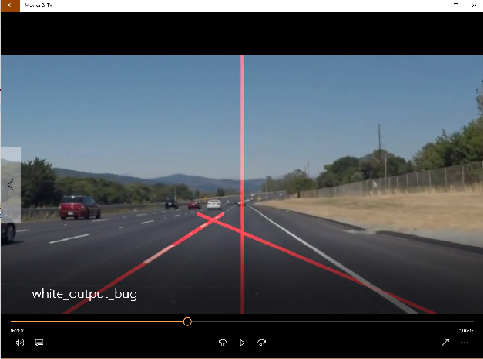
#> input picture video-bug.png, 483 x 359 px; its folder holds only this picture in this run
$ python -i LaneLinesMarker.py   (imports and definitions only)
#> lines starting #> are read from the running program, lines starting #| are printed output that depends on the picture; after the words box and inside, x2 and y2 are one past the last pixel; in counts of white or black regions, pixels touching at a corner belong together
import matplotlib.image as mpimg
import numpy as np
import cv2
import os


# const values
DEFAULT_LOW_CANNY_THRESHOLD = 50
DEFAULT_THICKNESS = 5
LEFT_BOUNDARY_RATIO = .104
PROCESSED_FILE = "processed_images/%s"
REGION_OF_INTEREST_LEFT_BOUND_RATIO = .458
REGION_OF_INTEREST_RIGHT_BOUND_RATIO = .542
REGION_OF_INTEREST_HEIGHT_RATIO = .611
RGB_RED = [255, 0, 0]
RIGHT_BOUNDARY_RATIO = .958
SHAPE_X_INDEX = 1
SHAPE_Y_INDEX = 0
TEST_FILE = "test_images/%s"
TEST_IMAGE_DIR = "test_images/"
THRESHOLD_RATIO = 3


def grayscale(img):
    """Applies the Grayscale transform
    This will return an image with only one color channel
    but NOTE: to see the returned image as grayscale
    (assuming your grayscaled image is called 'gray')
    you should call plt.imshow(gray, cmap='gray')"""
    return cv2.cvtColor(img, cv2.COLOR_RGB2GRAY)
    # Or use BGR2GRAY if you read an image with cv2.imread()
    # return cv2.cvtColor(img, cv2.COLOR_BGR2GRAY)


def canny(img, low_threshold, high_threshold):
    """Applies the Canny transform"""
    return cv2.Canny(img, low_threshold, high_threshold)


def gaussian_blur(img, kernel_size):
    """Applies a Gaussian Noise kernel"""
    return cv2.GaussianBlur(img, (kernel_size, kernel_size), 0)


def region_of_interest(img, vertices):
    """
    Applies an image mask.

    Only keeps the region of the image defined by the polygon
    formed from `vertices`. The rest of the image is set to black.
    """
    # defining a blank mask to start with
    mask = np.zeros_like(img)

    # defining a 3 channel or 1 channel color to fill the mask with depending on the input image
    if len(img.shape) > 2:
        channel_count = img.shape[2]  # i.e. 3 or 4 depending on your image
        ignore_mask_color = (255,) * channel_count
    else:
        ignore_mask_color = 255

    # filling pixels inside the polygon defined by "vertices" with the fill color
    cv2.fillPoly(mask, vertices, ignore_mask_color)

    # returning the image only where mask pixels are nonzero
    masked_image = cv2.bitwise_and(img, mask)
    return masked_image

def draw_lines(img, lines, color=RGB_RED, thickness=DEFAULT_THICKNESS):
    """
    NOTE: this is the function you might want to use as a starting point once you want to
    average/extrapolate the line segments you detect to map out the full
    extent of the lane (going from the result shown in raw-lines-example.mp4
    to that shown in P1_example.mp4).

    Think about things like separating line segments by their
    slope ((y2-y1)/(x2-x1)) to decide which segments are part of the left
    line vs. the right line.  Then, you can average the position of each of
    the lines and extrapolate to the top and bottom of the lane.

    This function draws `lines` with `color` and `thickness`.
    Lines are drawn on the image inplace (mutates the image).
    If you want to make the lines semi-transparent, think about combining
    this function with the weighted_img() function below
    """
    for line in lines:
        for x1, y1, x2, y2 in line:
            cv2.line(img, (x1, y1), (x2, y2), color, thickness)

# Method for drawing extrapolated lane lines. It includes the following additional attributes compared to "draw_lines":
# width: The width of the image
# bottom_height: The Y value at the bottom of the image (Y height)
# top_height: The Y value at the top of the region of interest trapezoid.
def draw_extrapolated_lines(img, lines, width, bottom_height, top_height, color=RGB_RED, thickness=DEFAULT_THICKNESS):
    middle = int(width / 2)
    left_array = []
    right_array = []

    for line in lines:
        for x1, y1, x2, y2 in line:
            # There should be no instance where a line segment crosses between the middle of the image
            if x1 < middle:
                left_array.append((x1, y1))
                left_array.append((x2, y2))
            else:
                right_array.append((x1, y1))
                right_array.append((x2, y2))

    # Generate a y=mx+b formula
    left_formula = np.polyfit(np.array(left_array)[:, 0], np.array(left_array)[:, 1], 1)
    right_formula = np.polyfit(np.array(right_array)[:, 0], np.array(right_array)[:, 1], 1)

    left_m = left_formula[0]
    left_b = left_formula[1]

    right_m = right_formula[0]
    right_b = right_formula[1]

    # Calculate the x positions based on the parameter bottom / top heights.
    left_x_bottom = (bottom_height - left_b) / left_m
    left_x_top = (top_height - left_b) / left_m
    right_x_bottom = (bottom_height - right_b) / right_m
    right_x_top = (top_height - right_b) / right_m

    # Draw a line from the bottom of the image to the specified maximum height
    cv2.line(img, (int(left_x_bottom), bottom_height), (int(left_x_top), top_height), color, thickness)
    cv2.line(img, (int(right_x_bottom), bottom_height), (int(right_x_top), top_height), color, thickness)


def hough_lines(img, rho, theta, threshold, min_line_len, max_line_gap, width, bottom_height, top_height):
    """
    `img` should be the output of a Canny transform.

    Returns an image with hough lines drawn.
    """
    lines = cv2.HoughLinesP(img, rho, theta, threshold, np.array([]), minLineLength=min_line_len,
                            maxLineGap=max_line_gap)
    line_img = np.zeros((img.shape[0], img.shape[1], 3), dtype=np.uint8)
    draw_extrapolated_lines(line_img, lines, width, bottom_height, top_height)
    return line_img


# Python 3 has support for cool math symbols.
def weighted_img(img, initial_img, α=0.8, β=1., λ=0.):
    """
    `img` is the output of the hough_lines(), An image with lines drawn on it.
    Should be a blank image (all black) with lines drawn on it.

    `initial_img` should be the image before any processing.

    The result image is computed as follows:

    initial_img * α + img * β + λ
    NOTE: initial_img and img must be the same shape!
    """
    return cv2.addWeighted(initial_img, α, img, β, λ)


# Helper method for processing the image and applying the lines
def process_image(image):
    copied_image = np.copy(image)
    ysize = image.shape[SHAPE_Y_INDEX]
    xsize = image.shape[SHAPE_X_INDEX]

    # Apply grayscale, blur and canny edges
    gray = grayscale(copied_image)
    blur_gray = gaussian_blur(gray, 5)
    edges = canny(blur_gray, DEFAULT_LOW_CANNY_THRESHOLD, DEFAULT_LOW_CANNY_THRESHOLD*THRESHOLD_RATIO)

    leftmost = int(xsize * LEFT_BOUNDARY_RATIO)
    rightmost = int(xsize * RIGHT_BOUNDARY_RATIO)
    region_height = int(ysize * REGION_OF_INTEREST_HEIGHT_RATIO)
    region_left = int(xsize * REGION_OF_INTEREST_LEFT_BOUND_RATIO)
    region_right = int(xsize * REGION_OF_INTEREST_RIGHT_BOUND_RATIO)

    # Using a trapezoid instead of a triangle allows more evenness between
    # the left and right side lines across a video clip.
    trapezoid_array = np.array([[leftmost, ysize], [region_left, region_height], [region_right, region_height], [rightmost, ysize]])
    road_edges = region_of_interest(edges, [trapezoid_array])

    # Run Hough transform and apply line to the copied image
    line_drawn_image = hough_lines(road_edges, 1, np.pi/180, 15, 10, 20, xsize, ysize, region_height)
    result = weighted_img(line_drawn_image, copied_image)

    return result


#
# MAIN FUNCTION
#
# [1 line that did not run here, left out]
save_image = True
# [9 lines not run here, left out]

>>> import cv2
>>> picture = cv2.cvtColor(cv2.imread('video-bug.png'), cv2.COLOR_BGR2RGB)
>>> result = process_image(picture)
#> in gaussian_blur, `return cv2.GaussianBlur(img, (kernel_size, kernel_size), 0)`:
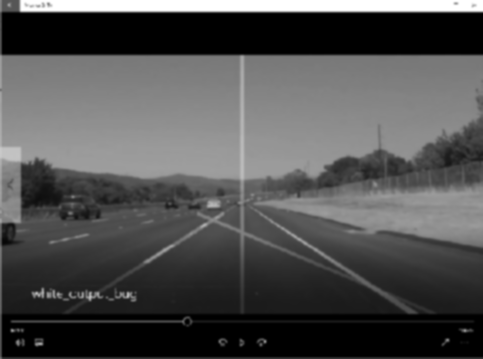
#> returned value: shape (359, 483); min 0, max 255, mean 79.9
#> in canny, `return cv2.Canny(img, low_threshold, high_threshold)`:
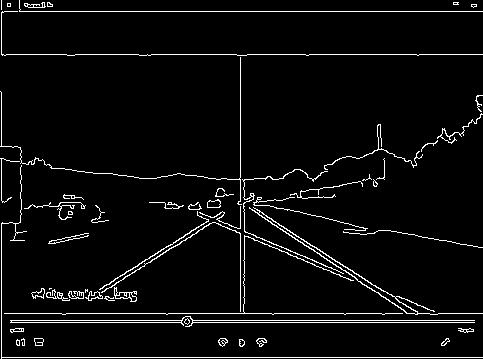
#> returned value: shape (359, 483); 4.4% white in thin lines or dots
#> in region_of_interest, `cv2.fillPoly(mask, vertices, ignore_mask_color)`:
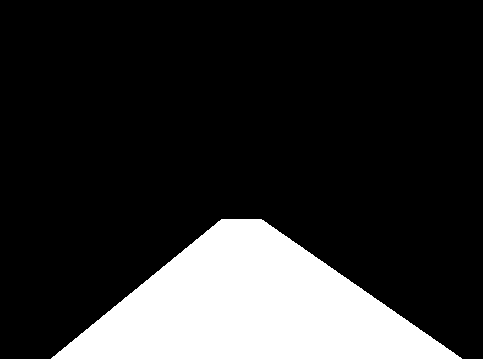
#> mask: shape (359, 483); 18.3% white; 1 white region, box (x1, y1, x2, y2) and area: (51, 219, 462, 359) 31686
#> in region_of_interest, `masked_image = cv2.bitwise_and(img, mask)`:
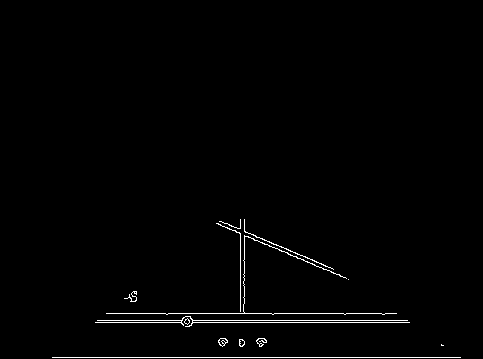
#> masked_image: shape (359, 483); 1.1% white in thin lines or dots, all inside (x1, y1, x2, y2) = (52, 219, 461, 358)
#> in hough_lines, `lines = cv2.HoughLinesP(img, rho, theta, threshold, np.array([]), minL..`: lines = 13 rows, first 6: [97, 320, 407, 320], [95, 322, 409, 322], [52, 357, 460, 357], [106, 313, 396, 313], [221, 221, 332, 268], [216, 223, 348, 279]
#> the loop in draw_extrapolated_lines, `for line in lines:` made 13 passes
#> line on passes 1 to 12: [[97, 320, 407, 320]], [[95, 322, 409, 322]], [[52, 357, 460, 357]], [[106, 313, 396, 313]], [[221, 221, 332, 268]], [[216, 223, 348, 279]], [[218, 223, 345, 277]], [[244, 312, 244, 219]], [[240, 311, 240, 219]], [[219, 221, 333, 269]], [[220, 338, 266, 341]], [[243, 274, 243, 311]]
#> after the loop in draw_extrapolated_lines, `for line in lines:`: left_array = [(97, 320), (407, 320), (95, 322), (409, 322), (52, 357), (460, 357), (106, 313), (396, 313), (221, 221), (332, 268), (216, 223), (348, 279), (218, 223), (345, 277), (240, 311), (240, 219), (219, 221), (333, 269), (220, 338), (266, 341), (218, 340), (264, 338)]; right_array = [(244, 312), (244, 219), (243, 274), (243, 311)]
#> in draw_extrapolated_lines, `left_formula = np.polyfit(np.array(left_array)[:, 0], np.array(left_ar..`: left_formula = [0.00662, 293.4]
#> in draw_extrapolated_lines, `right_formula = np.polyfit(np.array(right_array)[:, 0], np.array(right..`: right_formula = [-27, 6853.5]
#> in draw_extrapolated_lines, `left_m = left_formula[0]`: left_m = 0.00662
#> in draw_extrapolated_lines, `left_b = left_formula[1]`: left_b = 293.4
#> in draw_extrapolated_lines, `right_m = right_formula[0]`: right_m = -27
#> in draw_extrapolated_lines, `right_b = right_formula[1]`: right_b = 6853.5
#> in draw_extrapolated_lines, `left_x_bottom = (bottom_height - left_b) / left_m`: left_x_bottom = 9909.5
#> in draw_extrapolated_lines, `left_x_top = (top_height - left_b) / left_m`: left_x_top = -11230.6
#> in draw_extrapolated_lines, `right_x_bottom = (bottom_height - right_b) / right_m`: right_x_bottom = 240.5
#> in draw_extrapolated_lines, `right_x_top = (top_height - right_b) / right_m`: right_x_top = 245.7
#> in draw_extrapolated_lines, `cv2.line(img, (int(left_x_bottom), bottom_height), (int(left_x_top), t..`:
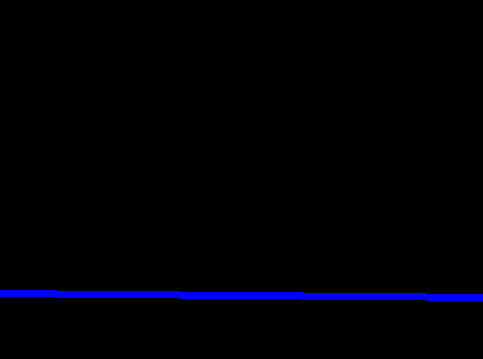
#> img: shape (359, 483, 3); mean of channels 0, 1, 2 5, 0, 0; drawn as B, G, R
#> in draw_extrapolated_lines, `cv2.line(img, (int(right_x_bottom), bottom_height), (int(right_x_top),..`:
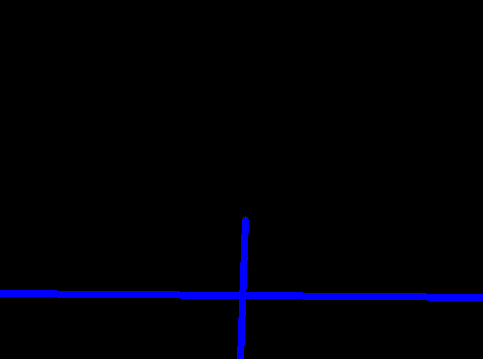
#> img: shape (359, 483, 3); 0.54% of pixels changed, all inside (x1, y1, x2, y2) = (237, 216, 249, 359); drawn as B, G, R
#> in weighted_img, `return cv2.addWeighted(initial_img, α, img, β, λ)`:
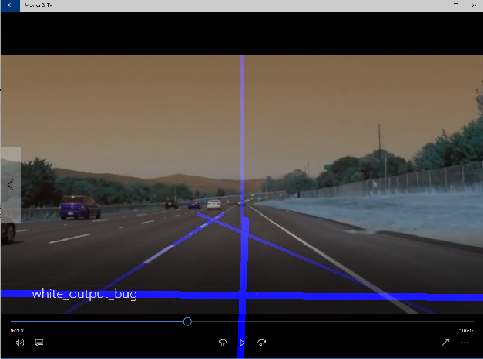
#> returned value: shape (359, 483, 3); mean of channels 0, 1, 2 65.1, 65, 70.6; drawn as B, G, R
